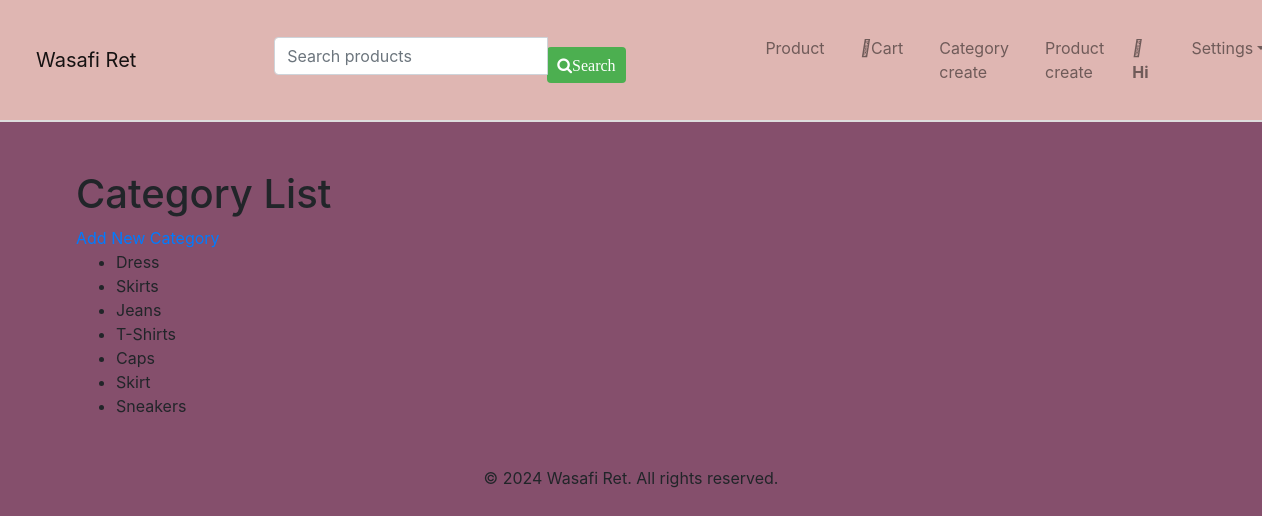
Screenshot of /category_list/ (signed in) with the database file from the repository.
### WasafiRet/models.py (models this page shows, shortened)
class Category(models.Model):
    name=models.CharField(max_length=100)

### WasafiRet/views.py (the view)
# urls.py: path('category_list/',views.category_list,name='category_list'),
def category_list(request):
     categories=Category.objects.all()
     return render(request,'WasafiRet/category_list.html',{'categories':categories})

### WasafiRet/templates/WasafiRet/category_list.html (shortened to what this page needs)
{% extends 'WasafiRet/base.html' %} {% load static %}  {% block content %}
<h1>Category List</h1>
<a href="{% url 'category_create' %}">Add New Category</a>
<ul>
  {% for category in categories %}
  <li>{{ category.name }}</li>
  {% endfor %}
</ul>
{% endblock %}

### static/css/style.css (style rules this page uses)
body { background-color: #854f6c; }

### rows the page displays
Category: name "Dress"
Category: name "Skirts"
Category: name "Jeans"
Category: name "T-Shirts"
Category: name "Caps"
Category: name "Skirt"
Category: name "Sneakers"
